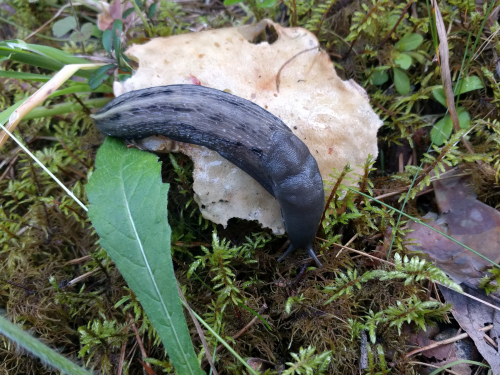
#> input picture homework2/images/original/limax_10.png, 500 x 375 px; its folder holds 4 pictures in this run
$ python ex3.py
#> lines starting #> are read from the running program, lines starting #| are printed output that depends on the picture; pictures that were not available may be replaced by others from this repository, and a replacement may not be noted
import cv2
import numpy as np
from matplotlib import pyplot as plt
from PIL import Image
import os

# Tutorial https://docs.opencv.org/master/d4/dc6/tutorial_py_template_matching.html

image_path = 'images/original/'
images = os.listdir(image_path)

template_path = 'images/templates/'
templates = os.listdir(template_path)
methods = [ 'cv2.TM_CCOEFF', 'cv2.TM_CCOEFF_NORMED', 'cv2.TM_CCORR','cv2.TM_CCORR_NORMED', 'cv2.TM_SQDIFF', 'cv2.TM_SQDIFF_NORMED'
]
result_path = 'ex3_cv2_tm_results/'

for i in images:
    # Load image and template
    image_name = i
    image = cv2.imread(image_path + image_name)
#> image is the input picture: shape (375, 500, 3); mean B, G, R 88.8, 103.7, 98.7
    img_gray = cv2.cvtColor(image, cv2.COLOR_BGR2GRAY)
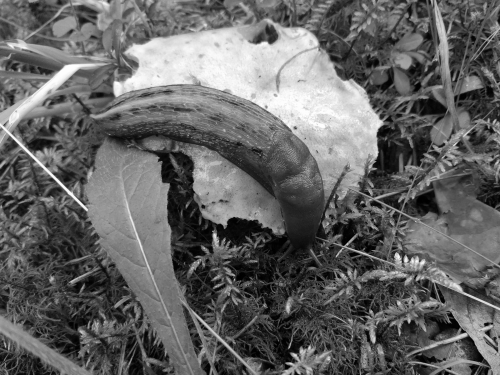
#> img_gray: shape (375, 500); min 0, max 254, mean 100.5
    template = cv2.imread(template_path + image_name, 0)
#> template: shape (375, 500); min 0, max 253, mean 100
    w, h = template.shape[::-1]
#> w = 500; h = 375
    for meth in methods:
        method = eval(meth)
        # Use template matching
        res = cv2.matchTemplate(img_gray, template, method)
        min_val, max_val, min_loc, max_loc = cv2.minMaxLoc(res)
        # Draw boxes for min and max results
        top_left = max_loc
        bottom_right = (top_left[0] + w, top_left[1] + h)
        cv2.rectangle(img_gray, top_left, bottom_right, 0, 5)
        top_left = min_loc
        bottom_right = (top_left[0] + w, top_left[1] + h)
        cv2.rectangle(img_gray, top_left, bottom_right, 0, 5)
        # Save image to file
        image = Image.fromarray(img_gray)
        image.save(result_path + meth + image_name)
#> this loop made 6 passes
#> (res, min_val, max_val) on passes 1, 2, 4, 5, 6: ([657067136], 657067136, 657067136), ([0.953], 0.953, 0.953), ([0.987], 0.987, 0.987), ([66696468], 66696468, 66696468), ([0.0266], 0.0266, 0.0266)
#> max_val on pass 3: 2.48e+09
#> pass 1, `image = Image.fromarray(img_gray)`:
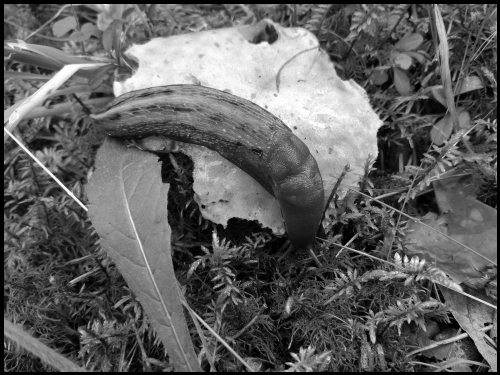
#> image: PIL image 500x375 L; min 0, max 254, mean 97.4
#> pass 2 of the loop `for i in images:`:
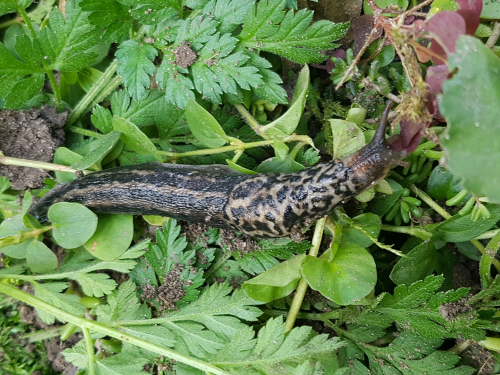
#> input picture homework2/images/original/limax_11.png, 500 x 375 px
#> image is the input picture: shape (375, 500, 3); mean B, G, R 80, 130.6, 101.9
#> `img_gray = cv2.cvtColor(image, cv2.COLOR_BGR2GRAY)`:
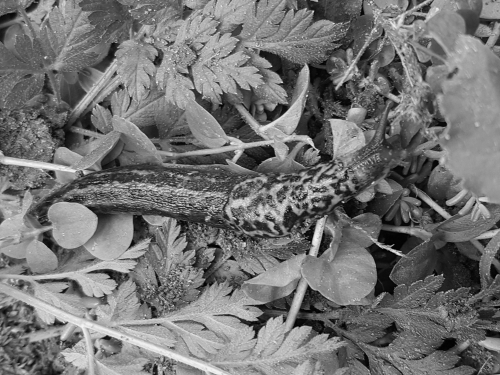
#> img_gray: shape (375, 500); min 1, max 247, mean 116.2
#> the loop `for meth in methods:` made 6 passes
#> (res, min_val, max_val) on passes 1, 2, 4, 5, 6: ([458720288], 458720288, 458720288), ([0.905], 0.905, 0.905), ([0.983], 0.983, 0.983), ([98262048], 98262048, 98262048), ([0.0335], 0.0335, 0.0335)
#> pass 1, `image = Image.fromarray(img_gray)`:
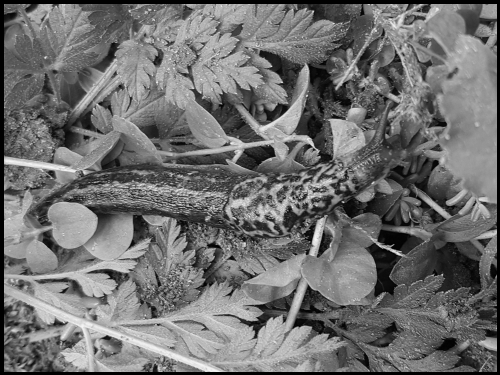
#> image: PIL image 500x375 L; min 0, max 247, mean 112.3
#> pass 3 of the loop `for i in images:`:
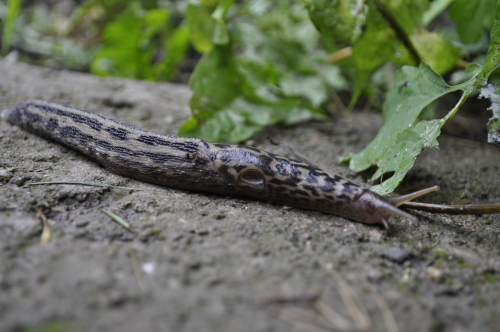
#> input picture homework2/images/original/limax_12.png, 500 x 332 px
#> image is the input picture: shape (332, 500, 3); mean B, G, R 91.6, 108.8, 102.6
#> `img_gray = cv2.cvtColor(image, cv2.COLOR_BGR2GRAY)`:
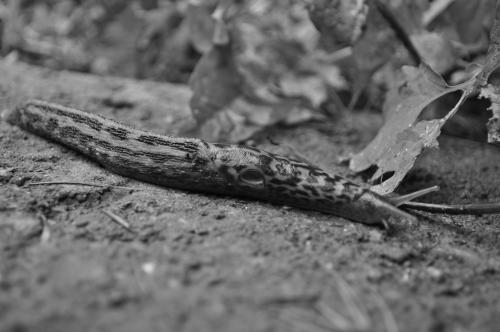
#> img_gray: shape (332, 500); min 5, max 233, mean 105
#> template: shape (332, 500)
#> the loop `for meth in methods:` made 6 passes
#> (res, min_val, max_val) on passes 1, 2, 4, 5, 6: ([196298432], 196298432, 196298432), ([0.865], 0.865, 0.865), ([0.984], 0.984, 0.984), ([65518520], 65518520, 65518520), ([0.033], 0.033, 0.033)
#> pass 1, `image = Image.fromarray(img_gray)`:
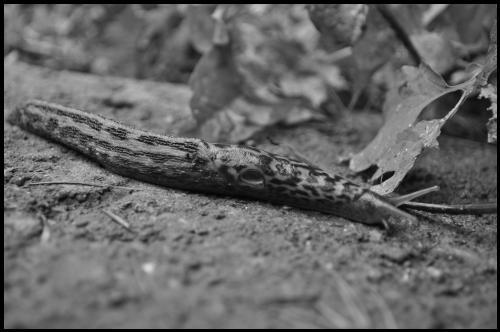
#> image: PIL image 500x332 L; min 0, max 233, mean 101.4
#> the loop made 4 passes; the first 3 are shown
